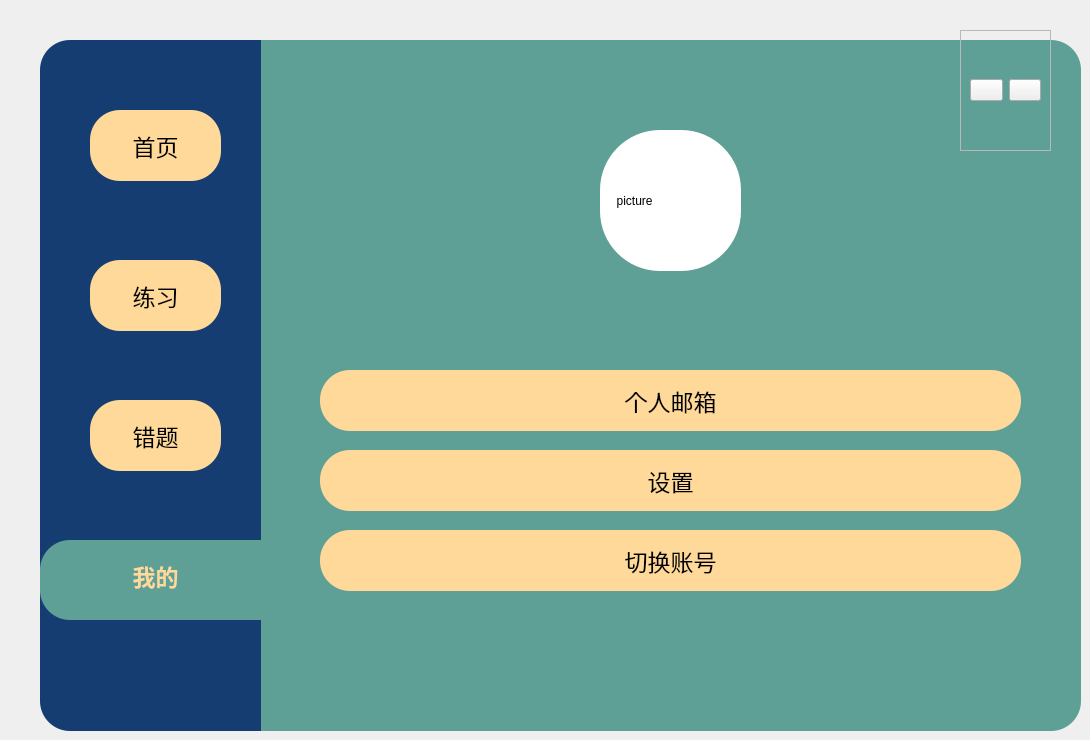
   <widget class="QWidget" name="page_8">
    <widget class="QFrame" name="frame_12">
     <property name="geometry">
      <rect>
       <x>40</x>
       <y>40</y>
       <width>221</width>
       <height>691</height>
      </rect>
     </property>
     <property name="styleSheet">
      <string notr="true">QFrame{
	background-color: rgb(21,61,114);
	border-top-left-radius:30px;
	border-bottom-left-radius:30px;
}</string>
     </property>
     <property name="frameShape">
      <enum>QFrame::StyledPanel</enum>
     </property>
     <property name="frameShadow">
      <enum>QFrame::Raised</enum>
     </property>
     <widget class="QPushButton" name="Bt_wrong_3">
      <property name="geometry">
       <rect>
        <x>50</x>
        <y>360</y>
        <width>131</width>
        <height>71</height>
       </rect>
      </property>
      <property name="font">
       <font>
        <pointsize>17</pointsize>
        <weight>50</weight>
        <bold>false</bold>
       </font>
      </property>
      <property name="styleSheet">
       <string notr="true">QPushButton{
	background-color: rgb(255, 217, 154);
	color: rgb(0, 0, 0);
	border-radius:30px

}
QPushButton:pressed{
	padding-left:5px;
	padding-top:5px;
}</string>
      </property>
      <property name="text">
       <string>错题</string>
      </property>
     </widget>
     <widget class="QPushButton" name="Bt_exercise_3">
      <property name="geometry">
       <rect>
        <x>50</x>
        <y>220</y>
        <width>131</width>
        <height>71</height>
       </rect>
      </property>
      <property name="font">
       <font>
        <pointsize>17</pointsize>
        <weight>50</weight>
        <bold>false</bold>
       </font>
      </property>
      <property name="styleSheet">
       <string notr="true">QPushButton{
	background-color: rgb(255, 217, 154);
	color: rgb(0, 0, 0);
	border-radius:30px

}
QPushButton:pressed{
	padding-left:5px;
	padding-top:5px;
}</string>
      </property>
      <property name="text">
       <string>练习</string>
      </property>
     </widget>
     <widget class="QPushButton" name="Bt_main_3">
      <property name="geometry">
       <rect>
        <x>50</x>
        <y>70</y>
        <width>131</width>
        <height>71</height>
       </rect>
      </property>
      <property name="font">
       <font>
        <pointsize>17</pointsize>
        <weight>50</weight>
        <bold>false</bold>
       </font>
      </property>
      <property name="styleSheet">
       <string notr="true">QPushButton{
	background-color: rgb(255, 217, 154);
	color: rgb(0, 0, 0);
	border-radius:30px

}
QPushButton:pressed{
	padding-left:5px;
	padding-top:5px;
}</string>
      </property>
      <property name="text">
       <string>首页</string>
      </property>
     </widget>
     <widget class="QFrame" name="frame_14">
      <property name="geometry">
       <rect>
        <x>0</x>
        <y>500</y>
        <width>221</width>
        <height>80</height>
       </rect>
      </property>
      <property name="styleSheet">
       <string notr="true">background-color: rgb(94,159,150);
border-top-left-radius:30px;
border-bottom-left-radius:30px</string>
      </property>
      <property name="frameShape">
       <enum>QFrame::StyledPanel</enum>
      </property>
      <property name="frameShadow">
       <enum>QFrame::Raised</enum>
      </property>
      <widget class="QPushButton" name="Bt_setting_3">
       <property name="geometry">
        <rect>
         <x>50</x>
         <y>0</y>
         <width>131</width>
         <height>71</height>
        </rect>
       </property>
       <property name="font">
        <font>
         <pointsize>17</pointsize>
         <weight>75</weight>
         <bold>true</bold>
         <underline>false</underline>
         <strikeout>false</strikeout>
        </font>
       </property>
       <property name="styleSheet">
        <string notr="true">color:rgb(255,217,154)</string>
       </property>
       <property name="text">
        <string>我的</string>
       </property>
      </widget>
     </widget>
     <zorder>frame_14</zorder>
     <zorder>Bt_wrong_3</zorder>
     <zorder>Bt_exercise_3</zorder>
     <zorder>Bt_main_3</zorder>
    </widget>
    <widget class="QPushButton" name="Bt_newacount">
     <property name="geometry">
      <rect>
       <x>320</x>
       <y>530</y>
       <width>701</width>
       <height>61</height>
      </rect>
     </property>
     <property name="font">
      <font>
       <pointsize>17</pointsize>
       <weight>50</weight>
       <bold>false</bold>
      </font>
     </property>
     <property name="styleSheet">
      <string notr="true">QPushButton{
	background-color: rgb(255, 217, 154);
	color: rgb(0, 0, 0);
	border-radius:30px

}
QPushButton:pressed{
	padding-left:5px;
	padding-top:5px;
}</string>
     </property>
     <property name="text">
      <string>切换账号</string>
     </property>
    </widget>
    <widget class="QPushButton" name="Bt_email">
     <property name="geometry">
      <rect>
       <x>320</x>
       <y>370</y>
       <width>701</width>
       <height>61</height>
      </rect>
     </property>
     <property name="font">
      <font>
       <pointsize>17</pointsize>
       <weight>50</weight>
       <bold>false</bold>
      </font>
     </property>
     <property name="styleSheet">
      <string notr="true">QPushButton{
	background-color: rgb(255, 217, 154);
	color: rgb(0, 0, 0);
	border-radius:30px

}
QPushButton:pressed{
	padding-left:5px;
	padding-top:5px;
}</string>
     </property>
     <property name="text">
      <string>个人邮箱</string>
     </property>
    </widget>
    <widget class="QFrame" name="frame_11">
     <property name="geometry">
      <rect>
       <x>960</x>
       <y>30</y>
       <width>91</width>
       <height>121</height>
      </rect>
     </property>
     <property name="frameShape">
      <enum>QFrame::StyledPanel</enum>
     </property>
     <property name="frameShadow">
      <enum>QFrame::Raised</enum>
     </property>
     <layout class="QHBoxLayout" name="horizontalLayout_4">
      <item>
       <widget class="QPushButton" name="pushButton_8">
        <property name="styleSheet">
         <string notr="true">

QPushButton{
	border-image: url(:/icon/res/icon/最小化.png);
	

}
QPushButton:pressed{
	padding-left:5px;
	padding-top:5px;
}</string>
        </property>
        <property name="text">
         <string/>
        </property>
       </widget>
      </item>
      <item>
       <widget class="QPushButton" name="pushButton_9">
        <property name="styleSheet">
         <string notr="true">

QPushButton{
	border-image: url(:/icon/res/icon/关闭.png);
	

}
QPushButton:pressed{
	padding-left:5px;
	padding-top:5px;
}</string>
        </property>
        <property name="text">
         <string/>
        </property>
       </widget>
      </item>
     </layout>
    </widget>
    <widget class="QPushButton" name="Bt_setting_5">
     <property name="geometry">
      <rect>
       <x>320</x>
       <y>450</y>
       <width>701</width>
       <height>61</height>
      </rect>
     </property>
     <property name="font">
      <font>
       <pointsize>17</pointsize>
       <weight>50</weight>
       <bold>false</bold>
      </font>
     </property>
     <property name="styleSheet">
      <string notr="true">QPushButton{
	background-color: rgb(255, 217, 154);
	color: rgb(0, 0, 0);
	border-radius:30px

}
QPushButton:pressed{
	padding-left:5px;
	padding-top:5px;
}</string>
     </property>
     <property name="text">
      <string>设置</string>
     </property>
    </widget>
    <widget class="QLabel" name="label_4">
     <property name="geometry">
      <rect>
       <x>600</x>
       <y>130</y>
       <width>141</width>
       <height>141</height>
      </rect>
     </property>
     <property name="styleSheet">
      <string notr="true">border-radius:60px;
background-color: rgb(255, 255, 255);</string>
     </property>
     <property name="text">
      <string>     picture</string>
     </property>
    </widget>
    <widget class="QLabel" name="label_drag_3">
     <property name="geometry">
      <rect>
       <x>260</x>
       <y>40</y>
       <width>821</width>
       <height>691</height>
      </rect>
     </property>
     <property name="styleSheet">
      <string notr="true">QFrame{
	background-color: rgb(94,159,150);
	border-top-right-radius:30px;
	border-bottom-right-radius:30px;
}</string>
     </property>
     <property name="text">
      <string/>
     </property>
    </widget>
    <zorder>label_drag_3</zorder>
    <zorder>Bt_setting_5</zorder>
    <zorder>Bt_newacount</zorder>
    <zorder>frame_11</zorder>
    <zorder>Bt_email</zorder>
    <zorder>label_4</zorder>
    <zorder>frame_12</zorder>
   </widget>
